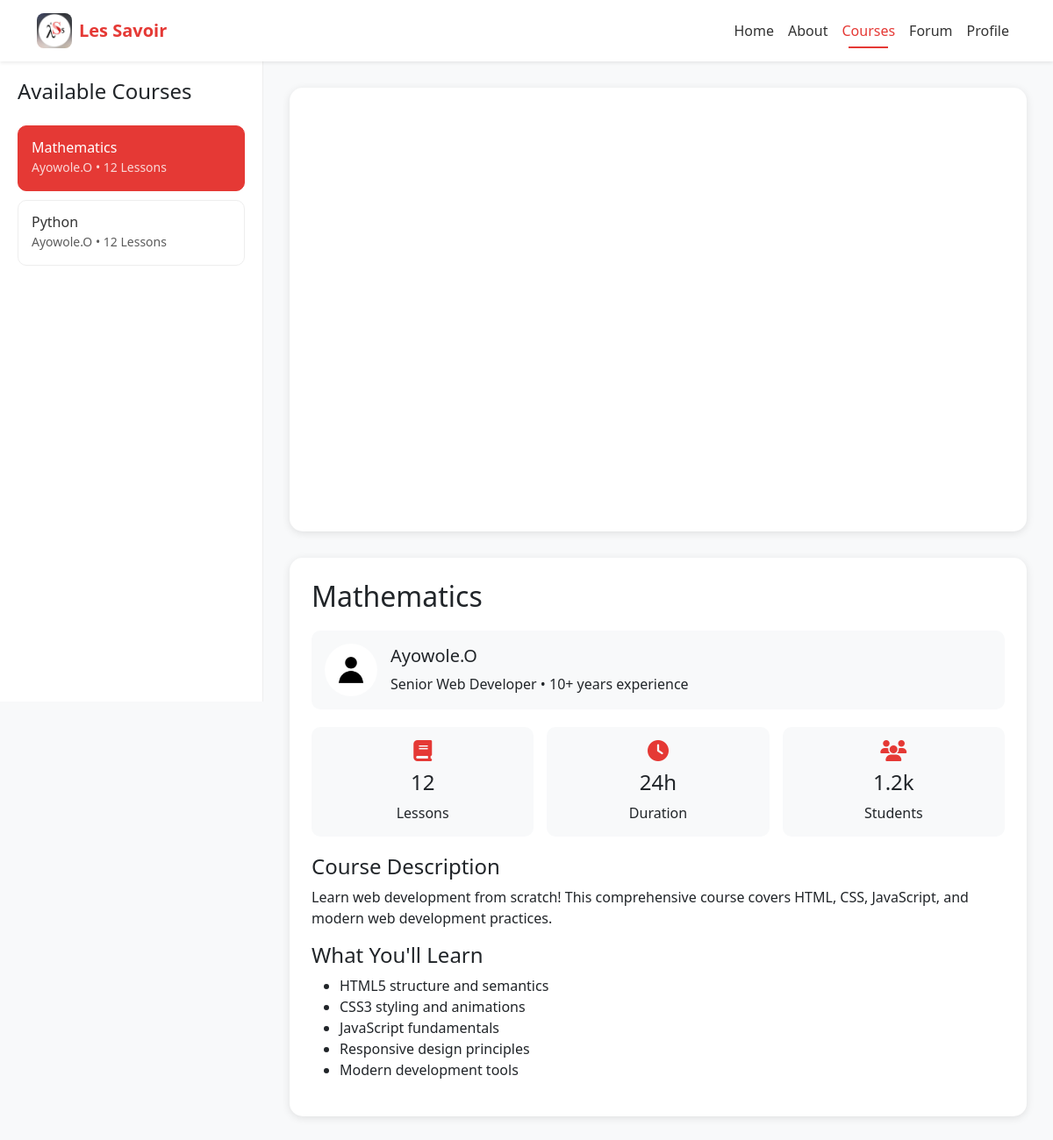
Before: /courses/ with the older database file.
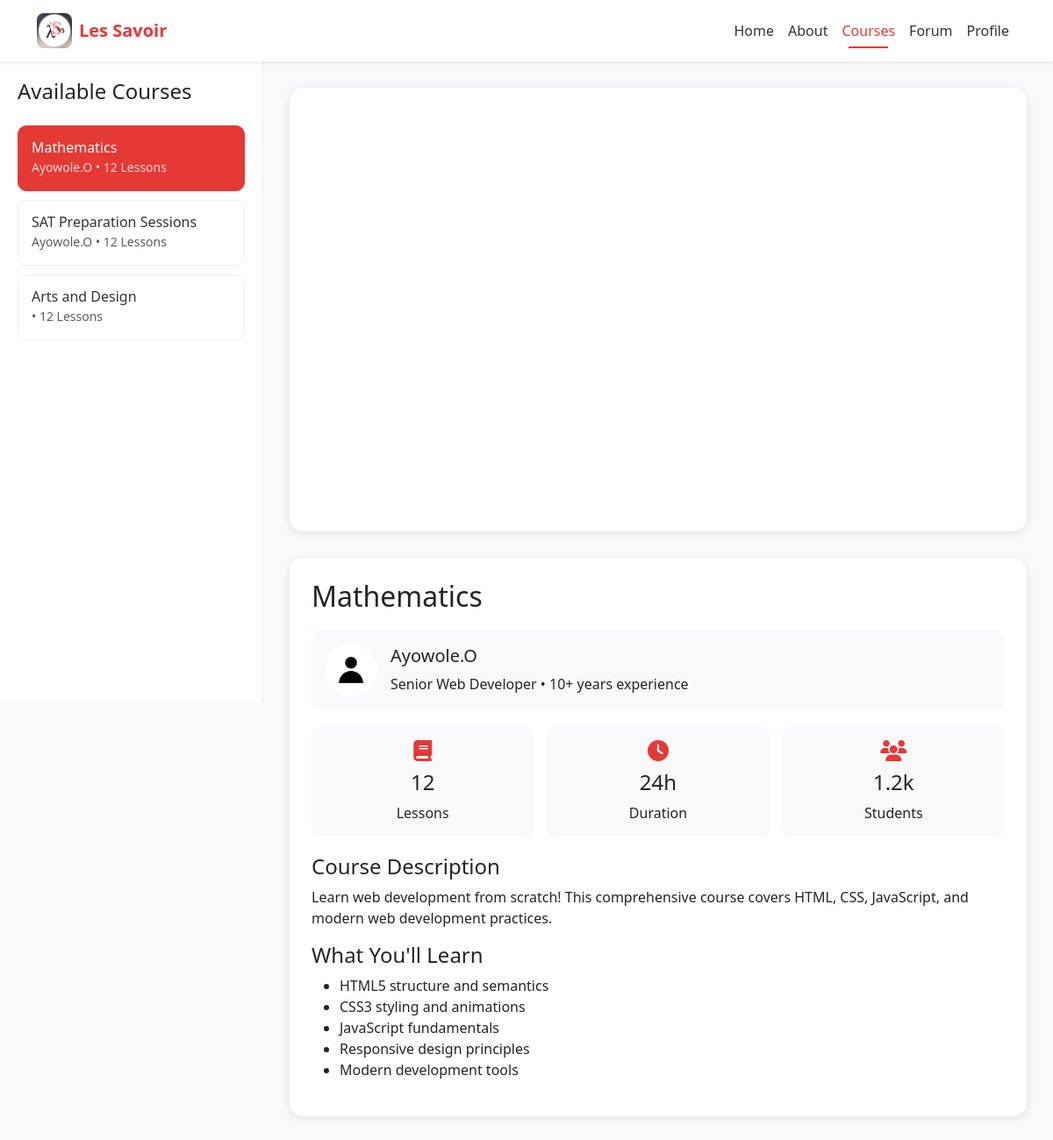
After: the same page with the newer database file.
### courses/models.py (models this page shows, shortened)
class Course(models.Model):
    title = models.CharField(max_length=225)
    description = models.TextField()
    url = models.URLField(null=True, blank=True)
    image = models.ImageField(upload_to='course_image/', null=True, blank=True)
    instructor = models.ForeignKey(get_user_model(), on_delete=models.CASCADE, related_name="courses", null=True, blank=True)

### users/models.py (models this page shows, shortened)
class CustomUser(AbstractUser):
    email = models.EmailField(unique=True)
    phone = models.CharField(max_length=15, unique=True, null=True, blank=True)
    role = models.CharField(choices=roles, default='Student', max_length=10)
    def initials(self):
        return f"{self.first_name}.{self.last_name[0].title()}"

class Profile(models.Model):
    user = models.OneToOneField(get_user_model(), on_delete=models.CASCADE, related_name="profile")
    bio = models.TextField(blank=True, null=True)
    profile_picture = models.ImageField(upload_to='profile_pics/',
                                         blank=True,
                                         null=True,
                                         default="defaults/default_profile_image.png"
                                        )
    date_joined = models.DateTimeField(auto_now_add=True)

### courses/views.py (the view)
# urls.py: path('courses/', include("courses.urls")),
def courses(request, id=0):
    if request.method == "POST":
        title = request.POST.get('title')
        description = request.POST.get('description')
        url = request.POST.get('url')
        Course.objects.create(title=title, description=description,
                              url=url)
    elif request.method == "DELETE":
        course = Course.objects.filter(id=id)
        course.delete()
    return render(request, 'courses/courses.html', {"courses": Course.objects.all()})

### courses/templates/courses/courses.html (shortened to what the changed rows need)
<!DOCTYPE html>
<html lang="en">
<head>
    {% load static %}
    <link href="https://cdn.jsdelivr.net/npm/bootstrap@5.3.0/dist/css/bootstrap.min.css" rel="stylesheet">
    <link rel="stylesheet" href="https://cdnjs.cloudflare.com/ajax/libs/font-awesome/6.4.0/css/all.min.css">
</head>
<body>
<div class="layout-container">
    <div class="sidebar">
        <div class="course-list">
            {% for course in courses %}
            <a href="#{{course.id}}" class="course-item {% if forloop.first %}active{% endif %}" onclick="showCourse('{{course.id}}')">
                <h5>{{ course.title }}</h5>
                <small>{{ course.instructor.initials }} • 12 Lessons</small>
            </a>
            {% endfor %}
        </div>
    </div>
    <div class="main-content">
         {% for course in courses %}
        <div class="course-content" id="{{ course.id }}">
            <div class="video-container">
                <iframe class="video-frame"
                    src="{{ course.url }}"
                    allowfullscreen></iframe>
            </div>
            <div class="course-info">
                <h2>{{ course.title }}</h2>
                <div class="instructor-info">
                    <img src="{{ course.instructor.profile.profile_picture.url }}" alt="John Doe" class="instructor-avatar">
                    <div>
                        <h5>{{ course.instructor.initials }}</h5>
                        <p class="mb-0">Senior Web Developer • 10+ years experience</p>
                    </div>
                </div>
                <div class="course-stats">
                    <div class="stat-card">
                        <i class="fas fa-book"></i>
                        <h4>12</h4>
                        <p class="mb-0">Lessons</p>
                    </div>
                    <div class="stat-card">
                        <i class="fas fa-clock"></i>
                        <h4>24h</h4>
                        <p class="mb-0">Duration</p>
                    </div>
                    <div class="stat-card">
                        <i class="fas fa-users"></i>
                        <h4>1.2k</h4>
                        <p class="mb-0">Students</p>
                    </div>
                </div>
                <h4>Course Description</h4>
                <p>Learn web development from scratch! This comprehensive course covers HTML, CSS, JavaScript, and modern web development practices.</p>
                <h4>What You'll Learn</h4>
                <ul>
                    <li>HTML5 structure and semantics</li>
                    <li>CSS3 styling and animations</li>
                    <li>JavaScript fundamentals</li>
                    <li>Responsive design principles</li>
                    <li>Modern development tools</li>
                </ul>
            </div>
        </div>
        {% endfor %}
    </div>
</div>
</body>
</html>

Changed rows visible on the page:
changed Course: title "Python" → "SAT Preparation Sessions"
added Course: title "Arts and Design", shown under "Available Courses"
